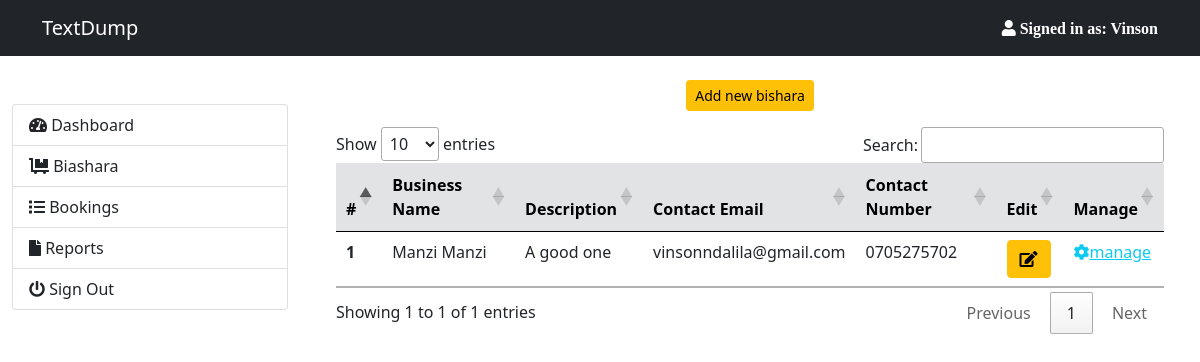
The page /biashara (signed in) on the database its author committed.
### models/biashara.py (models this page shows, shortened)
class Biashara(db.Model):
    __tablename__ = "biashara"
    id = db.Column(db.Integer, primary_key=True, nullable=False)
    thumbnail = db.Column(db.String(255), nullable=True)
    name = db.Column(db.String(80), nullable=False)
    description = db.Column(db.String(255), nullable=False)
    contact_email = db.Column(db.String(255), nullable=False)
    contact_number = db.Column(db.String(255), nullable=False)
    user_id = db.Column(db.Integer, db.ForeignKey("users.id"))
    created = db.Column(db.DateTime(timezone=True), server_default=func.now())
    updated_ = db.Column(db.DateTime(timezone=True), onupdate=func.now())
    disposables = db.relationship("Disposable", backref="biashara", cascade="all, delete, delete-orphan")
    @classmethod
    def all(cls):
        return cls.query.all()
    @classmethod
    def user_biashara(cls, user_id):
        return cls.query.filter_by(user_id=user_id).all()

### main.py (the view, shortened to what this page needs)
@app.route("/biashara", methods=["GET", "POST"])
@login_required
def biashara():
    if session:
        logged_in = session['logged_in']
        first_name = session['first_name']
        user_id = session['user_id']
        if request.method == "GET":
            records = Biashara.user_biashara(user_id)
            return render_template("backend/biashara.html", logged_in=logged_in, first_name=first_name, biz=records)
    else:
        flash("session expired", "danger")
        return redirect(url_for("login"))

### main.py (called while the page is built)
@app.context_processor
def utility_processor():
    def disposable_bookings(disposableId: int):
        records = DisposableBooking.fetch_by_disposable_id(id=disposableId)
        return records
    return dict(disposable_bookings=disposable_bookings)

def login_required(f):
    @wraps(f)
    def wrap(*args, **kwargs):
        if "logged_in" in session:
            return f(*args, **kwargs)
        else:
            flash("Sign in required", "danger")
            return redirect(url_for("login", next=request.url))
    return wrap

### templates/backend/biashara.html (shortened to what this page needs)
{% extends 'base2.html' %}
{% block css %}
    <link rel="stylesheet" href="https://cdn.datatables.net/1.10.20/css/jquery.dataTables.min.css">
    <link rel="stylesheet" href="https://cdn.datatables.net/buttons/1.6.0/css/buttons.dataTables.min.css">
{% endblock css %}
{% block content %}
    <div class="container">
        <div class="row">
            <div class="col d-flex justify-content-center">
                <button type="button" class="btn btn-sm btn-warning" data-bs-toggle="modal" data-bs-target="#staticBackdrop">
                    Add new bishara
                </button>
            </div>
        </div>
        <div class="row mt-3">
            <div class="col">
                <table  id="gman" class="table table-sm">
                    <thead class="table-secondary ">
                      <tr>
                        <th scope="col">#</th>
                        <th scope="col">Business Name</th>
                        <th scope="col">Description</th>
                        <th scope="col">Contact Email</th>
                        <th>Contact Number</th>
                        <th scope="col">Edit</th>
                        <th scope="col">Manage</th>
                      </tr>
                    </thead>
                    <tbody>
                    {% for each in biz %}
                      <tr>
                        <th scope="row">{{ each.id }}</th>
                        <td>{{ each.name }}</td>
                        <td>{{ each.description }}</td>
                        <td>{{ each.contact_email }}</td>
                        <td>{{ each.contact_number }}</td>
                        <td>
                            <button type="button" class="btn btn-warning" data-bs-toggle="modal" data-bs-target="#editModal{{ each.id }}">
                                <i class="fas fa-edit"></i>
                            </button>
                        </td>
                        <td>
                            <a class="text-info mt-2" href="{{ url_for('biashara_id', id=each.id) }}"><i class="fas fa-cog"></i>manage</a>
                        </td>
                      </tr>
                    {% endfor %}
                    </tbody>
                </table>
            </div>
        </div>
    </div>
{% endblock content %}

### rows shown on the page
Biashara: id "1", name "Manzi Manzi", description "A good one", contact_email "vinsonndalila@gmail.com", contact_number "0705275702"

### other values the page prints
{{ first_name }} "Vinson"
